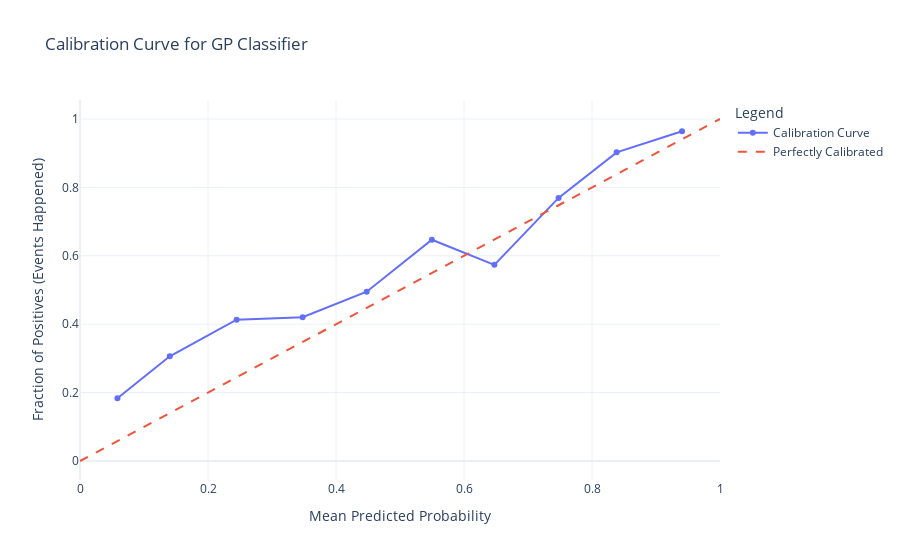

Notebook cell for this chart:
### Code cell
from recurrent_health_events_prediction.training.utils_survival import plot_calibration_curve


pred_proba = gp_model.predict_proba(X_test)
plot_calibration_curve(
    labels=X_test[gp_model.target_col].values,
    pred_prob=pred_proba,
    n_bins=10,
    title="Calibration Curve for GP Classifier",
)

### Figure 1 — Plotly figure (JSON) as saved in the notebook; plotly's stock layout.template omitted (floating-point values rounded to 4 significant figures)
{"data": [{"mode": "lines+markers", "name": "Calibration Curve", "type": "scatter", "x": [0.0585, 0.1403, 0.2447, 0.3479, 0.448, 0.5498, 0.6474, 0.7478, 0.8385, 0.9407], "y": [0.1837, 0.3062, 0.4132, 0.4206, 0.495, 0.6471, 0.5735, 0.7692, 0.9024, 0.9643]}, {"line": {"dash": "dash"}, "mode": "lines", "name": "Perfectly Calibrated", "type": "scatter", "x": [0, 1], "y": [0, 1]}], "layout": {"legend": {"title": {"text": "Legend"}}, "title": {"text": "Calibration Curve for GP Classifier"}, "xaxis": {"title": {"text": "Mean Predicted Probability"}}, "yaxis": {"title": {"text": "Fraction of Positives (Events Happened)"}}}}
